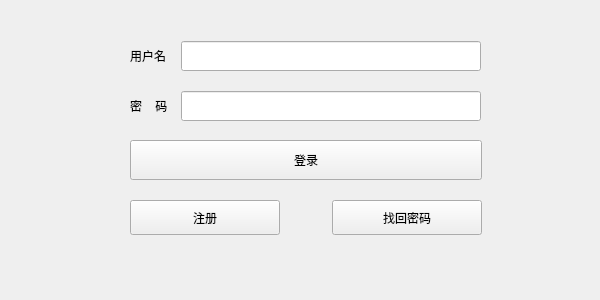
<?xml version="1.0" encoding="UTF-8"?>
<ui version="4.0">
 <class>Login</class>
 <widget class="QWidget" name="Login">
  <property name="geometry">
   <rect>
    <x>0</x>
    <y>0</y>
    <width>600</width>
    <height>300</height>
   </rect>
  </property>
  <property name="minimumSize">
   <size>
    <width>600</width>
    <height>300</height>
   </size>
  </property>
  <property name="maximumSize">
   <size>
    <width>600</width>
    <height>300</height>
   </size>
  </property>
  <property name="windowTitle">
   <string>登录</string>
  </property>
  <widget class="QWidget" name="widget" native="true">
   <property name="geometry">
    <rect>
     <x>30</x>
     <y>30</y>
     <width>530</width>
     <height>230</height>
    </rect>
   </property>
   <widget class="QPushButton" name="Button_login">
    <property name="geometry">
     <rect>
      <x>100</x>
      <y>110</y>
      <width>352</width>
      <height>40</height>
     </rect>
    </property>
    <property name="minimumSize">
     <size>
      <width>300</width>
      <height>40</height>
     </size>
    </property>
    <property name="maximumSize">
     <size>
      <width>400</width>
      <height>50</height>
     </size>
    </property>
    <property name="text">
     <string>登录</string>
    </property>
   </widget>
   <widget class="QPushButton" name="Button_forgot">
    <property name="geometry">
     <rect>
      <x>302</x>
      <y>170</y>
      <width>150</width>
      <height>35</height>
     </rect>
    </property>
    <property name="minimumSize">
     <size>
      <width>0</width>
      <height>35</height>
     </size>
    </property>
    <property name="maximumSize">
     <size>
      <width>16777215</width>
      <height>16777215</height>
     </size>
    </property>
    <property name="text">
     <string>找回密码</string>
    </property>
   </widget>
   <widget class="QPushButton" name="Button_register">
    <property name="geometry">
     <rect>
      <x>100</x>
      <y>170</y>
      <width>150</width>
      <height>35</height>
     </rect>
    </property>
    <property name="minimumSize">
     <size>
      <width>0</width>
      <height>35</height>
     </size>
    </property>
    <property name="maximumSize">
     <size>
      <width>16777215</width>
      <height>16777215</height>
     </size>
    </property>
    <property name="text">
     <string>注册</string>
    </property>
   </widget>
   <widget class="QWidget" name="layoutWidget">
    <property name="geometry">
     <rect>
      <x>100</x>
      <y>10</y>
      <width>353</width>
      <height>32</height>
     </rect>
    </property>
    <layout class="QHBoxLayout" name="horizontalLayout">
     <item>
      <widget class="QLabel" name="label_account">
       <property name="minimumSize">
        <size>
         <width>45</width>
         <height>30</height>
        </size>
       </property>
       <property name="maximumSize">
        <size>
         <width>45</width>
         <height>30</height>
        </size>
       </property>
       <property name="text">
        <string>用户名</string>
       </property>
      </widget>
     </item>
     <item>
      <widget class="QLineEdit" name="lineEdit_account">
       <property name="minimumSize">
        <size>
         <width>300</width>
         <height>30</height>
        </size>
       </property>
       <property name="maximumSize">
        <size>
         <width>300</width>
         <height>30</height>
        </size>
       </property>
      </widget>
     </item>
    </layout>
   </widget>
   <widget class="QWidget" name="layoutWidget">
    <property name="geometry">
     <rect>
      <x>100</x>
      <y>60</y>
      <width>353</width>
      <height>32</height>
     </rect>
    </property>
    <layout class="QHBoxLayout" name="horizontalLayout_2">
     <item>
      <widget class="QLabel" name="label_password">
       <property name="minimumSize">
        <size>
         <width>45</width>
         <height>30</height>
        </size>
       </property>
       <property name="maximumSize">
        <size>
         <width>45</width>
         <height>30</height>
        </size>
       </property>
       <property name="text">
        <string>密    码</string>
       </property>
      </widget>
     </item>
     <item>
      <widget class="QLineEdit" name="lineEdit_password">
       <property name="minimumSize">
        <size>
         <width>300</width>
         <height>30</height>
        </size>
       </property>
       <property name="maximumSize">
        <size>
         <width>300</width>
         <height>30</height>
        </size>
       </property>
      </widget>
     </item>
    </layout>
   </widget>
  </widget>
 </widget>
 <resources/>
 <connections/>
</ui>
